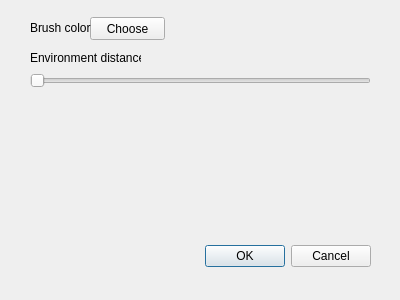
<?xml version="1.0" encoding="UTF-8"?>
<ui version="4.0">
 <class>MapView_Settings</class>
 <widget class="QDialog" name="MapView_Settings">
  <property name="geometry">
   <rect>
    <x>0</x>
    <y>0</y>
    <width>400</width>
    <height>300</height>
   </rect>
  </property>
  <property name="minimumSize">
   <size>
    <width>400</width>
    <height>300</height>
   </size>
  </property>
  <property name="maximumSize">
   <size>
    <width>400</width>
    <height>300</height>
   </size>
  </property>
  <property name="windowTitle">
   <string>Map View Settings</string>
  </property>
  <widget class="QDialogButtonBox" name="buttonBox">
   <property name="geometry">
    <rect>
     <x>30</x>
     <y>240</y>
     <width>341</width>
     <height>32</height>
    </rect>
   </property>
   <property name="orientation">
    <enum>Qt::Horizontal</enum>
   </property>
   <property name="standardButtons">
    <set>QDialogButtonBox::Cancel|QDialogButtonBox::Ok</set>
   </property>
  </widget>
  <widget class="QPushButton" name="brushColorButton">
   <property name="geometry">
    <rect>
     <x>90</x>
     <y>17</y>
     <width>75</width>
     <height>23</height>
    </rect>
   </property>
   <property name="toolTip">
    <string>Choose brush color</string>
   </property>
   <property name="text">
    <string>Choose</string>
   </property>
  </widget>
  <widget class="QLabel" name="label">
   <property name="geometry">
    <rect>
     <x>30</x>
     <y>20</y>
     <width>61</width>
     <height>16</height>
    </rect>
   </property>
   <property name="text">
    <string>Brush color:</string>
   </property>
  </widget>
  <widget class="QLabel" name="label_2">
   <property name="geometry">
    <rect>
     <x>30</x>
     <y>50</y>
     <width>111</width>
     <height>16</height>
    </rect>
   </property>
   <property name="text">
    <string>Environment distance:</string>
   </property>
  </widget>
  <widget class="QSlider" name="EDistanceSlider">
   <property name="geometry">
    <rect>
     <x>30</x>
     <y>70</y>
     <width>341</width>
     <height>22</height>
    </rect>
   </property>
   <property name="minimum">
    <number>1</number>
   </property>
   <property name="maximum">
    <number>3</number>
   </property>
   <property name="singleStep">
    <number>1</number>
   </property>
   <property name="pageStep">
    <number>1</number>
   </property>
   <property name="value">
    <number>1</number>
   </property>
   <property name="orientation">
    <enum>Qt::Horizontal</enum>
   </property>
   <property name="invertedAppearance">
    <bool>false</bool>
   </property>
   <property name="invertedControls">
    <bool>false</bool>
   </property>
  </widget>
 </widget>
 <resources/>
 <connections>
  <connection>
   <sender>buttonBox</sender>
   <signal>accepted()</signal>
   <receiver>MapView_Settings</receiver>
   <slot>accept()</slot>
   <hints>
    <hint type="sourcelabel">
     <x>248</x>
     <y>254</y>
    </hint>
    <hint type="destinationlabel">
     <x>157</x>
     <y>274</y>
    </hint>
   </hints>
  </connection>
  <connection>
   <sender>buttonBox</sender>
   <signal>rejected()</signal>
   <receiver>MapView_Settings</receiver>
   <slot>reject()</slot>
   <hints>
    <hint type="sourcelabel">
     <x>316</x>
     <y>260</y>
    </hint>
    <hint type="destinationlabel">
     <x>286</x>
     <y>274</y>
    </hint>
   </hints>
  </connection>
 </connections>
</ui>
